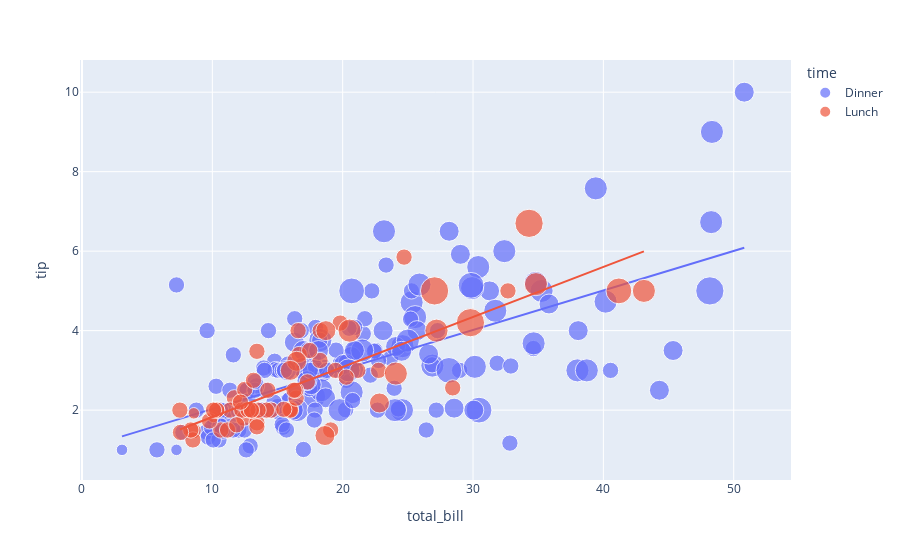
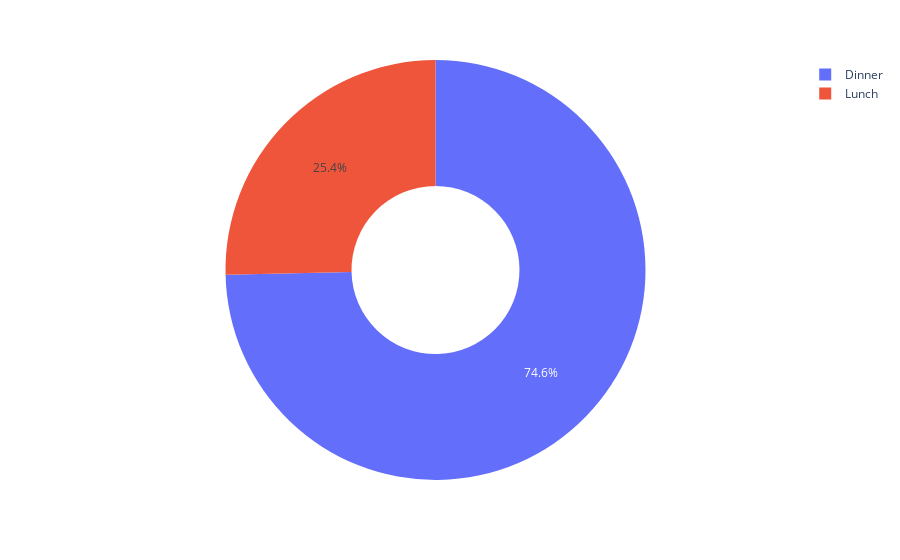

These figures' notebook cell, in order:
### Markdown cell above
### Menampilkan data pelanggan berdasarkan `waktu kedatangan nya`

### Code cell
figure_sc = px.scatter(data_frame=dataset, x='total_bill', y='tip',
                    size='size', color='time', trendline='ols')

figure_pie = px.pie(dataset, values='tip', names='time', hole=0.4)

figure_sc.show()
figure_pie.show()

### Figure 1 — Plotly figure (JSON) as saved in the notebook; plotly's stock layout.template omitted (floating-point values rounded to 4 significant figures; data arrays with more than 128 entries replaced by an {"elided": "..."} marker saying what was removed)
{"data": [{"hovertemplate": "time=Dinner<br>total_bill=%{x}<br>tip=%{y}<br>size=%{marker.size}<extra></extra>", "legendgroup": "Dinner", "marker": {"color": "#636efa", "size": {"elided": "176 int values"}, "sizemode": "area", "sizeref": 0.015, "symbol": "circle"}, "mode": "markers", "name": "Dinner", "orientation": "v", "showlegend": true, "type": "scatter", "x": {"elided": "176 float values"}, "xaxis": "x", "y": {"elided": "176 float values"}, "yaxis": "y"}, {"hovertemplate": "<b>OLS trendline</b><br>tip = 0.0994262 * total_bill + 1.03489<br>R<sup>2</sup>=0.400526<br><br>time=Dinner<br>total_bill=%{x}<br>tip=%{y} <b>(trend)</b><extra></extra>", "legendgroup": "Dinner", "marker": {"color": "#636efa", "symbol": "circle"}, "mode": "lines", "name": "Dinner", "showlegend": false, "type": "scatter", "x": {"elided": "176 float values"}, "xaxis": "x", "y": {"elided": "176 float values"}, "yaxis": "y"}, {"hovertemplate": "time=Lunch<br>total_bill=%{x}<br>tip=%{y}<br>size=%{marker.size}<extra></extra>", "legendgroup": "Lunch", "marker": {"color": "#EF553B", "size": [4, 2, 2, 2, 2, 1, 2, 2, 4, 2, 2, 2, 2, 2, 2, 4, 2, 2, 2, 2, 2, 6, 2, 2, 2, 3, 2, 2, 2, 2, 2, 2, 2, 2, 2, 2, 2, 6, 5, 6, 2, 2, 3, 2, 2, 2, 2, 2, 2, 2, 2, 2, 4, 2, 2, 3, 2, 2, 2, 4, 3, 2, 2, 1, 3, 2, 2, 2], "sizemode": "area", "sizeref": 0.015, "symbol": "circle"}, "mode": "markers", "name": "Lunch", "orientation": "v", "showlegend": true, "type": "scatter", "x": [27.2, 22.76, 17.29, 19.44, 16.66, 10.07, 32.68, 15.98, 34.83, 13.03, 18.28, 24.71, 21.16, 10.65, 12.43, 24.08, 11.69, 13.42, 14.26, 15.95, 12.48, 29.8, 8.52, 14.52, 11.38, 22.82, 19.08, 20.27, 11.17, 12.26, 18.26, 8.51, 10.33, 14.15, 16.0, 13.16, 17.47, 34.3, 41.19, 27.05, 16.43, 8.35, 18.64, 11.87, 9.78, 7.51, 19.81, 28.44, 15.48, 16.58, 7.56, 10.34, 43.11, 13.0, 13.51, 18.71, 12.74, 13.0, 16.4, 20.53, 16.47, 12.16, 13.42, 8.58, 15.98, 13.42, 16.27, 10.09], "xaxis": "x", "y": [4.0, 3.0, 2.71, 3.0, 3.4, 1.83, 5.0, 2.03, 5.17, 2.0, 4.0, 5.85, 3.0, 1.5, 1.8, 2.92, 2.31, 1.68, 2.5, 2.0, 2.52, 4.2, 1.48, 2.0, 2.0, 2.18, 1.5, 2.83, 1.5, 2.0, 3.25, 1.25, 2.0, 2.0, 2.0, 2.75, 3.5, 6.7, 5.0, 5.0, 2.3, 1.5, 1.36, 1.63, 1.73, 2.0, 4.19, 2.56, 2.02, 4.0, 1.44, 2.0, 5.0, 2.0, 2.0, 4.0, 2.01, 2.0, 2.5, 4.0, 3.23, 2.2, 3.48, 1.92, 3.0, 1.58, 2.5, 2.0], "yaxis": "y"}, {"hovertemplate": "<b>OLS trendline</b><br>tip = 0.125853 * total_bill + 0.567362<br>R<sup>2</sup>=0.648708<br><br>time=Lunch<br>total_bill=%{x}<br>tip=%{y} <b>(trend)</b><extra></extra>", "legendgroup": "Lunch", "marker": {"color": "#EF553B", "symbol": "circle"}, "mode": "lines", "name": "Lunch", "showlegend": false, "type": "scatter", "x": [7.51, 7.56, 8.35, 8.51, 8.52, 8.58, 9.78, 10.07, 10.09, 10.33, 10.34, 10.65, 11.17, 11.38, 11.69, 11.87, 12.16, 12.26, 12.43, 12.48, 12.74, 13.0, 13.0, 13.03, 13.16, 13.42, 13.42, 13.42, 13.51, 14.15, 14.26, 14.52, 15.48, 15.95, 15.98, 15.98, 16.0, 16.27, 16.4, 16.43, 16.47, 16.58, 16.66, 17.29, 17.47, 18.26, 18.28, 18.64, 18.71, 19.08, 19.44, 19.81, 20.27, 20.53, 21.16, 22.76, 22.82, 24.08, 24.71, 27.05, 27.2, 28.44, 29.8, 32.68, 34.3, 34.83, 41.19, 43.11], "xaxis": "x", "y": [1.513, 1.519, 1.618, 1.638, 1.64, 1.647, 1.798, 1.835, 1.837, 1.867, 1.869, 1.908, 1.973, 2.0, 2.039, 2.061, 2.098, 2.11, 2.132, 2.138, 2.171, 2.203, 2.203, 2.207, 2.224, 2.256, 2.256, 2.256, 2.268, 2.348, 2.362, 2.395, 2.516, 2.575, 2.578, 2.578, 2.581, 2.615, 2.631, 2.635, 2.64, 2.654, 2.664, 2.743, 2.766, 2.865, 2.868, 2.913, 2.922, 2.969, 3.014, 3.061, 3.118, 3.151, 3.23, 3.432, 3.439, 3.598, 3.677, 3.972, 3.991, 4.147, 4.318, 4.68, 4.884, 4.951, 5.751, 5.993], "yaxis": "y"}], "layout": {"legend": {"itemsizing": "constant", "title": {"text": "time"}, "tracegroupgap": 0}, "margin": {"t": 60}, "xaxis": {"anchor": "y", "domain": [0, 1], "title": {"text": "total_bill"}}, "yaxis": {"anchor": "x", "domain": [0, 1], "title": {"text": "tip"}}}}

### Figure 2 — Plotly figure (JSON) as saved in the notebook; plotly's stock layout.template omitted (floating-point values rounded to 4 significant figures; data arrays with more than 128 entries replaced by an {"elided": "..."} marker saying what was removed)
{"data": [{"domain": {"x": [0, 1], "y": [0, 1]}, "hole": 0.4, "hovertemplate": "time=%{label}<br>tip=%{value}<extra></extra>", "labels": {"elided": "244 str values"}, "legendgroup": "", "name": "", "showlegend": true, "type": "pie", "values": {"elided": "244 float values"}}], "layout": {"legend": {"tracegroupgap": 0}, "margin": {"t": 60}}}
